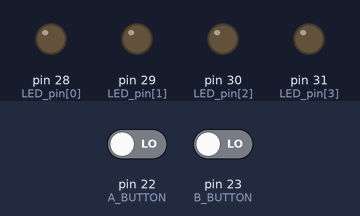
A sketch run on a simulated Arduino Mega 2560, built with avr-gcc and run on an emulated ATmega2560. Parts: output pins drawn as LEDs (lit = HIGH). Inputs (shaded band) come from the test bench; at power-on: pin 22 (A_BUTTON) LOW, pin 23 (B_BUTTON) LOW.

Above: at 10.8 s.
10.9 s: pin 22 (A_BUTTON) driven HIGH and pin 23 (B_BUTTON) driven HIGH
At 15.4 s:
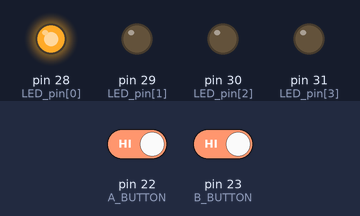
At 15.9 s:
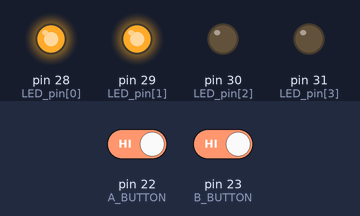
Timing chart, 0 to 24.0 s (numbered marks = the images above; inputs shaded):
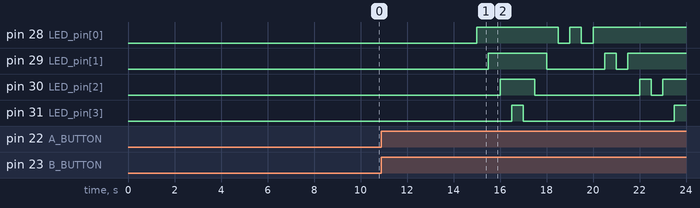

The sketch:

hw1_3.ino
```cpp
#define A_BUTTON 22
#define B_BUTTON 23

int LED_pin[4] = {28, 29, 30, 31};
int val_A = 0;
int val_B = 0;

void setup() {
  for (int i = 0; i < 4; i++) {
    pinMode(LED_pin[i], OUTPUT);
  }
  pinMode(A_BUTTON, INPUT);
  pinMode(B_BUTTON, INPUT);

}

void loop() {
  val_A = digitalRead(A_BUTTON);
  val_B = digitalRead(B_BUTTON);

  if (val_A == HIGH) {
    for (int i = 0; i < 4; i++) {
      digitalWrite(LED_pin[i], HIGH);
      delay(500);
    }
    for (int i = 3; i >= 0; i--) {
      digitalWrite(LED_pin[i], LOW);
      delay(500);
    }
  } else {
      for (int i = 0; i < 4; i++) {
      digitalWrite(LED_pin[i], LOW);
      delay(500);
    }
  }

  if (val_B == HIGH) {
    for (int i = 0; i < 4; i++) {
      digitalWrite(LED_pin[i], HIGH);
      delay(500);
      digitalWrite(LED_pin[i], LOW);
      delay(500);
      digitalWrite(LED_pin[i], HIGH);
      delay(500);
    }
    for (int i = 3; i >= 0; i--) {
      digitalWrite(LED_pin[i], LOW);
      delay(500);
      digitalWrite(LED_pin[i], HIGH);
      delay(500);
      digitalWrite(LED_pin[i], LOW);
      delay(500);
      digitalWrite(LED_pin[i], HIGH);
      delay(500);
      digitalWrite(LED_pin[i], LOW);
      delay(500);
    }
  } else {
      for (int i = 0; i < 4; i++) {
      digitalWrite(LED_pin[i], LOW);
      delay(500);
    }
  }
  delay(1000);
}
```

Measured:
- after the input at 10.9 s, pin 28 (LED_pin[0]): goes HIGH 3.5 s, LOW 0.50 s, HIGH 0.50 s, LOW 0.50 s, then HIGH, starting after 4.1 s; pin 29 (LED_pin[1]): goes HIGH 2.5 s, LOW 2.5 s, HIGH 0.50 s, LOW 0.50 s, then HIGH, starting after 4.6 s
